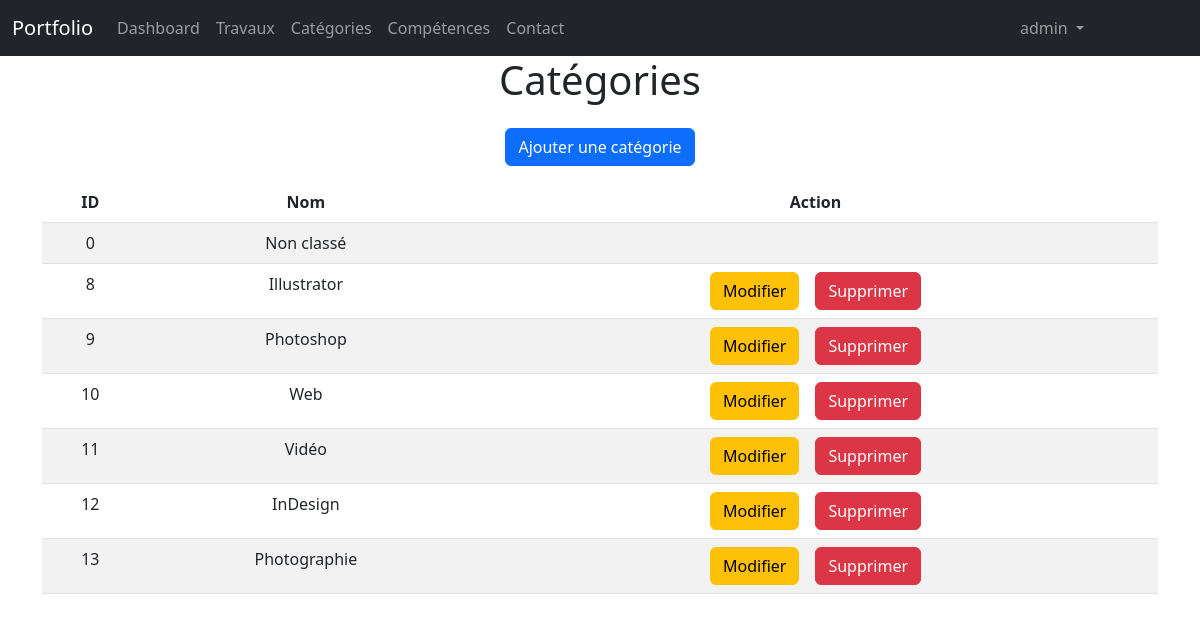
Page /admin/categories.php (signed in) on the earlier database version.
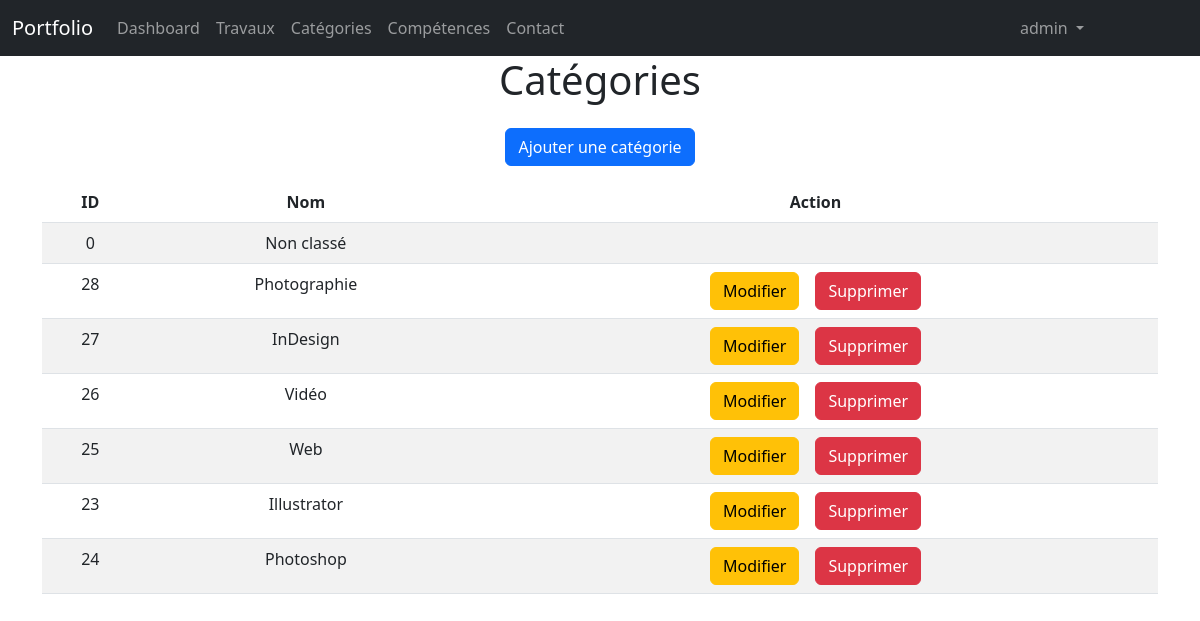
Same page on the later database version.
### tables this page shows
CREATE TABLE IF NOT EXISTS `categories` (
  `id` int(11) NOT NULL AUTO_INCREMENT,
  `nom` varchar(255) NOT NULL,
  PRIMARY KEY (`id`)
);

### admin/categories.php (the view, shortened to what this page needs)
<?php
    require "../connexion.php";
    $limit=10;
?>
<!DOCTYPE html>
<html lang="en">
<head>
    <link rel="stylesheet" href="../bootstrap/css/bootstrap.min.css">
    <link rel="stylesheet" href="adminstyle.css">
</head>
<body>
    <?php
        include("partials/header.php");
    ?>
    <div class="container">
        <h1>Catégories</h1>
        <a href="addCategorie.php" class="btn btn-primary my-3">Ajouter une catégorie</a>
        <?php
            if(isset($_GET['page']))
            {
                $pg = $_GET['page'];
            }else{
                $pg = 1;
            }
            $offset=($pg-1)*$limit;
        ?>
        <table class="table table-striped">
            <thead>
                <tr>
                    <th class='text-center'>ID</th>
                    <th class='text-center'>Nom</th>
                    <th class='text-center'>Action</th>
                </tr>
            </thead>
            <tbody>
                <?php
                    $req = $bdd->prepare("SELECT * FROM categories LIMIT :offset, :mylimit");
                    $req->bindParam(':offset',$offset, PDO::PARAM_INT);
                    $req->bindParam(":mylimit", $limit, PDO::PARAM_INT);
                    $req->execute();                    while($don = $req->fetch())
                    {
                        echo "<tr>";
                            echo "<td>".$don['id']."</td>";
                            echo "<td class='text-center'>".$don['nom']."</td>";
                            echo "<td class='text-center'>";
                            if($don['id']!=0)
                            {
                                echo "<a href='updateCategorie.php?id=".$don['id']."' class='btn btn-warning mx-2'>Modifier</a>";
                                echo "<a href='categories.php?delete=".$don['id']."' class='btn btn-danger mx-2'>Supprimer</a>";
                            }
                            echo "</td>";
                        echo "</tr>";
                    }
                ?>
            </tbody>
        </table>
    </div>
</body>
</html>

Differences in the rows shown:
removed categories: id "8", nom "Illustrator"
removed categories: id "9", nom "Photoshop"
removed categories: id "10", nom "Web"
removed categories: id "11", nom "Vidéo"
removed categories: id "12", nom "InDesign"
removed categories: id "13", nom "Photographie"
added categories: id "28", nom "Photographie"
added categories: id "27", nom "InDesign"
added categories: id "26", nom "Vidéo"
added categories: id "25", nom "Web"
added categories: id "23", nom "Illustrator"
added categories: id "24", nom "Photoshop"
